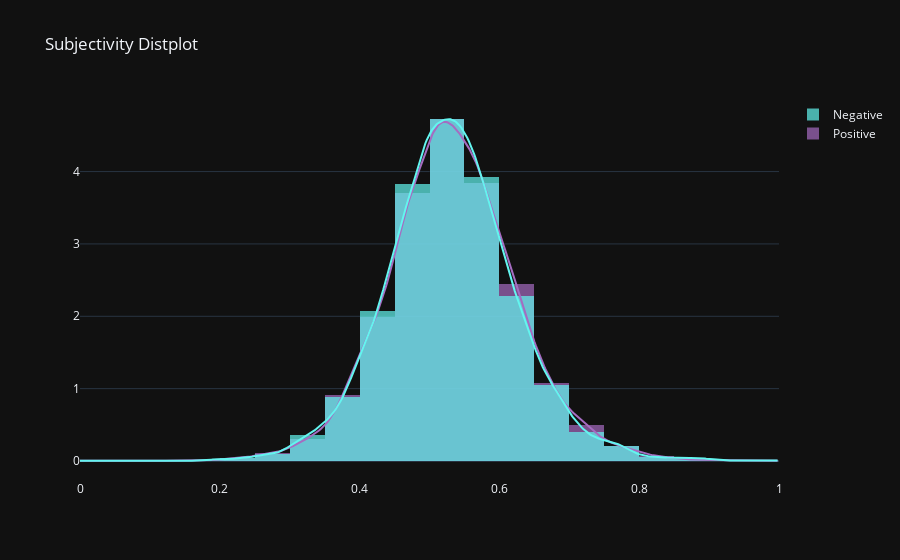

The code cell stored with this chart in its notebook:
### Markdown cell above
## Summary
   * From the graph we can clearly observe that there is a clear distinguish between positive and negative reviews. Positive reviews tend to be towards 1, whereas negative reviews are tending towards 0.

### Code cell
pol_1 = train_featu1[train_featu1['polarity']==1]['Subjectivity'].values
pol_0 = train_featu1[train_featu1['polarity']==0]['Subjectivity'].values

pol_data=[pol_1,pol_0]
group_labels=['Positive','Negative']
colors = ['#A56CC1', '#63F5EF']

fig = ff.create_distplot(pol_data, group_labels, colors=colors,
                         bin_size=.05, show_rug=False)

fig['layout'].update(title='Subjectivity Distplot')
fig.layout.template = 'plotly_dark'

py.iplot(fig, filename='Subjectivity Distplot')

### Figure 1 — Plotly figure (JSON) as saved in the notebook; plotly's stock layout.template omitted (floating-point values rounded to 4 significant figures; data arrays with more than 128 entries replaced by an {"elided": "..."} marker saying what was removed)
{"data": [{"autobinx": false, "histnorm": "probability density", "legendgroup": "Positive", "marker": {"color": "#A56CC1"}, "name": "Positive", "opacity": 0.7, "type": "histogram", "x": {"elided": "12472 float values"}, "xaxis": "x", "xbins": {"end": 1, "size": 0.05, "start": 0}, "yaxis": "y"}, {"autobinx": false, "histnorm": "probability density", "legendgroup": "Negative", "marker": {"color": "#63F5EF"}, "name": "Negative", "opacity": 0.7, "type": "histogram", "x": {"elided": "12432 float values"}, "xaxis": "x", "xbins": {"end": 1, "size": 0.05, "start": 0}, "yaxis": "y"}, {"legendgroup": "Positive", "marker": {"color": "#A56CC1"}, "mode": "lines", "name": "Positive", "showlegend": false, "type": "scatter", "x": {"elided": "500 float values"}, "xaxis": "x", "y": {"elided": "500 float values"}, "yaxis": "y"}, {"legendgroup": "Negative", "marker": {"color": "#63F5EF"}, "mode": "lines", "name": "Negative", "showlegend": false, "type": "scatter", "x": {"elided": "500 float values"}, "xaxis": "x", "y": {"elided": "500 float values"}, "yaxis": "y"}], "layout": {"barmode": "overlay", "hovermode": "closest", "legend": {"traceorder": "reversed"}, "title": {"text": "Subjectivity Distplot"}, "xaxis": {"anchor": "y2", "domain": [0, 1], "zeroline": false}, "yaxis": {"anchor": "free", "domain": [0, 1], "position": 0}}}
